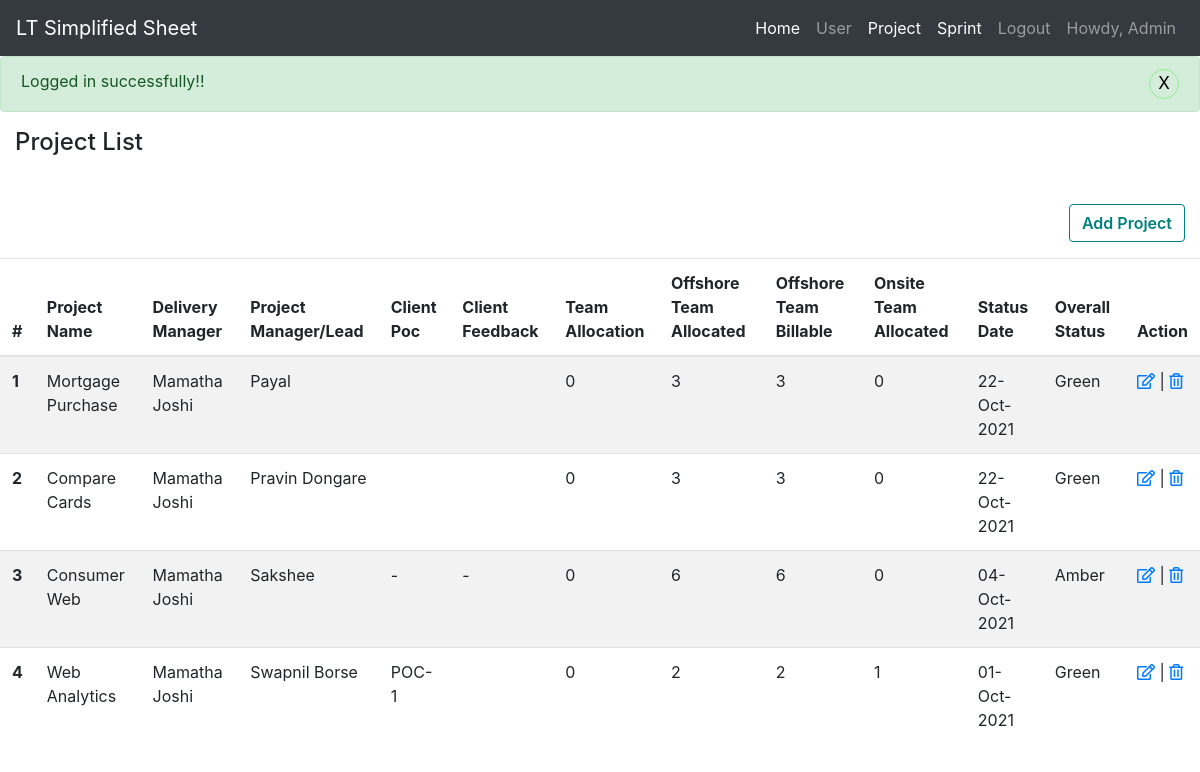
/project.php (signed in), run on an earlier commit of the app's database.
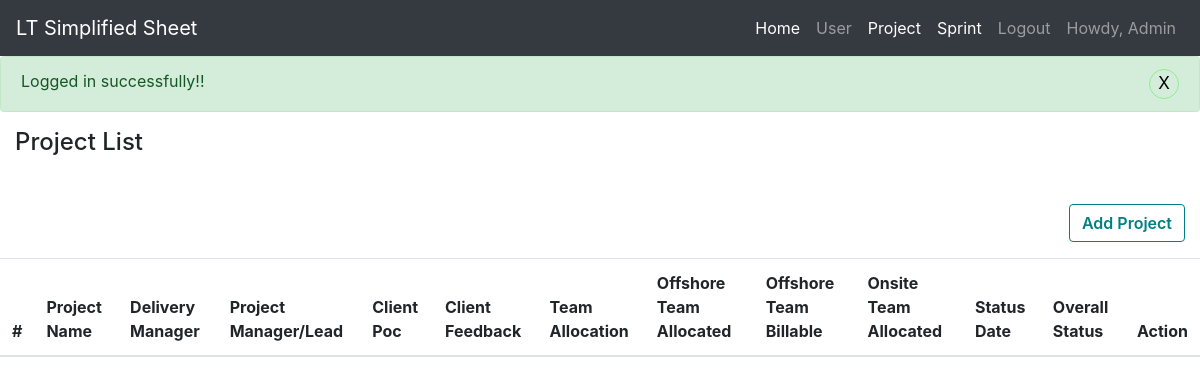
And on a later commit of the database.
### tables this page shows
CREATE TABLE `project` (
  `project_id` int(55) NOT NULL,
  `project_name` varchar(255) NOT NULL,
  `delivery_manager` varchar(255) NOT NULL,
  `project_manager` varchar(255) NOT NULL,
  `client_poc` varchar(255) NOT NULL,
  `client_feedback` text NOT NULL,
  `team_allocation` int(255) NOT NULL,
  `offshore_team_allocated` int(11) NOT NULL,
  `offshore_team_billable` int(11) NOT NULL,
  `onsite_team_allocated` int(11) NOT NULL,
  `onsite_team_billable` int(11) NOT NULL,
  `status_date` datetime NOT NULL DEFAULT current_timestamp(),
  `overall_status` varchar(100) NOT NULL,
  `is_sprint` smallint(6) NOT NULL DEFAULT 0,
  `developers` longtext NOT NULL
);

### includes/function.php (called while the page is built, shortened)
<?php
function tep_db_fetch_array($db_query)
{
  return mysqli_fetch_array($db_query, MYSQLI_ASSOC);
}
function tep_db_query($query, $link = 'db_link')
{
  global $$link;
  $result = mysqli_query($$link, $query) or tep_db_error($query, mysqli_errno($$link), mysqli_error($$link));
  return $result;
}

### project.php (the view, shortened to what this page needs)
<?php
include('includes/header.php');
$p_result = tep_db_query("SELECT `project_id`, `project_name`, `delivery_manager`, `project_manager`, `client_poc`, `client_feedback`, `team_allocation`, `offshore_team_allocated`, `offshore_team_billable`, `onsite_team_allocated`, `onsite_team_billable`, `status_date`, `overall_status` FROM project order by project_id desc");
?>
<div class="container-fluid">
    <div class="row mt-3 mb-3">
        <div class="col">
        <h4>Project List</h4>
        </div>
    </div>
    <div class="row text-right">
        <div class="col-12 text-right">
            <a href="project_edit.php" class="btn" role="button">Add Project</a>
        </div>
    </div>
    <div class="row  mb-3">
        <div class="table-responsive">
            <table class="table table-striped">
                <thead>
                    <tr>
                        <th scope="col">#</th>
                        <th scope="col">Project Name</th>
                        <th scope="col">Delivery Manager</th>
                        <th scope="col">Project Manager/Lead</th>
                        <th scope="col">Client Poc</th>
                        <th scope="col">Client Feedback</th>
                        <th scope="col">Team Allocation</th>
                        <th scope="col">Offshore Team Allocated</th>
                        <th scope="col">Offshore Team Billable</th>
                        <th scope="col">Onsite Team Allocated</th>
                        <th scope="col">Status Date</th>
                        <th scope="col">Overall Status</th>
                        <th scope="col">Action</th>
                    </tr>
                </thead>
                <tbody>
                    <?php
                    $c = 0;
                    while ($row = tep_db_fetch_array($p_result)) {
                    ?>
                        <tr>
                            <th scope="row"><?php echo ++$c; ?> </th>
                            <td><?php echo $row["project_name"]; ?></td>
                            <td><?php echo $row["delivery_manager"]; ?></td>
                            <td><?php echo $row["project_manager"]; ?></td>
                            <td><?php echo $row["client_poc"]; ?></td>
                            <td><?php echo $row["client_feedback"]; ?></td>
                            <td><?php echo $row["team_allocation"]; ?></td>
                            <td><?php echo $row["offshore_team_allocated"]; ?></td>
                            <td><?php echo $row["offshore_team_billable"]; ?></td>
                            <td><?php echo $row["onsite_team_allocated"]; ?></td>
                            <td><?php echo date('d-M-Y', strtotime($row["status_date"])); ?></td>
                            <td><?php echo ucfirst($row["overall_status"]); ?></td>
                            <td><a href="project_edit.php?action=editproject&project_id=<?php echo $row['project_id']; ?>"><i class="far fa-edit"></i></a> |
                                <a onclick='deleteConfirm("<?php echo $row['project_id']; ?>")' href="javascript:void(0)"><i class="far fa-trash-alt"></i></a>
                            </td>
                        </tr>
                    <?php
                    }
                    ?>
                </tbody>
            </table>
        </div>
    </div>
</div>
<?php include_once('includes/footer.php'); ?>

### includes/header.php (shortened to what this page needs)
<!DOCTYPE html>
<html>
<head>
	<link rel="stylesheet" href="https://maxcdn.bootstrapcdn.com/bootstrap/4.0.0/css/bootstrap.min.css">
	<link rel="stylesheet" href="https://cdn.datatables.net/1.11.3/css/dataTables.bootstrap4.min.css">
	<link rel="stylesheet" href="https://use.fontawesome.com/releases/v5.7.1/css/all.css">
	<link rel="stylesheet" href="css/style.css?v=<?=time();?>">
</head>
<body class="loggedin">
	<nav class="navbar navbar-expand-lg navbar-dark bg-dark">
		<a class="navbar-brand" href="home.php">LT Simplified Sheet</a>
		<div class="collapse navbar-collapse" id="navbarNavDropdown">
			<ul class="navbar-nav ml-auto">
				<li class="nav-item active">
					<a class="nav-link" href="home.php">Home</a>
				</li>
				<?php if ($_SESSION['loginuser']['role'] === 'admin') { ?>
					<li class="nav-item">
						<a class="nav-link" href="user_management.php">User</a>
					</li>
				<?php } ?>
				<li class="nav-item active">
					<a class="nav-link" href="project.php">Project</a>
				</li>
				<li class="nav-item active">
					<a class="nav-link" href="sprint_view.php">Sprint</a>
				</li>
				<li class="nav-item">
					<a class="nav-link" href="logout.php">Logout</a>
				</li>
				<li class="nav-item">
					<a class="nav-link" href="profile.php">Howdy, <?= ucfirst($_SESSION['loginuser']['name']); ?></a>
				</li>
			</ul>
		</div>
	</nav>
	<?php if (isset($_SESSION['success']) && !empty($_SESSION['success'])) { ?>
		<div class='alert alert-success'> <?php echo $_SESSION['success']; ?> <button onclick="this.parentNode.style.display = 'none';">X</button></div>
	<?php } ?>

### css/style.css (style rules this page uses)
.btn { transition: all 0.5s ease; color: #008080; font-weight: 600; background-color: #fff; border: 1px solid #008080; margin-top: 1.5em; margin-bottom: 1em; }
.alert { display: flex; justify-content: space-between; }
.alert button { cursor: pointer; border-radius: 6px; width: 30px; background: transparent; border: none; font-size: 20px; }

### includes/header.php (style rules this page uses)
.alert { display: flex; justify-content: space-between; }
.alert>button { background: transparent; border: 1px solid #90ee90; font-size: 17px; border-radius: 100px; }

What changed in the data, as far as the page shows it:
removed project: project_name "Mortgage Purchase", delivery_manager "Mamatha Joshi", project_manager "Payal", team_allocation "0", offshore_team_allocated "3", offshore_team_billable "3", onsite_team_allocated "0", status_date "22-Oct-2021", overall_status "Green"
removed project: project_name "Compare Cards", delivery_manager "Mamatha Joshi", project_manager "Pravin Dongare", team_allocation "0", offshore_team_allocated "3", offshore_team_billable "3", onsite_team_allocated "0", status_date "22-Oct-2021", overall_status "Green"
removed project: project_name "Consumer Web", delivery_manager "Mamatha Joshi", project_manager "Sakshee", client_poc "-", client_feedback "-", team_allocation "0", offshore_team_allocated "6", offshore_team_billable "6", onsite_team_allocated "0", status_date "04-Oct-2021", overall_status "Amber"
removed project: project_name "Web Analytics", delivery_manager "Mamatha Joshi", project_manager "Swapnil Borse", client_poc "POC-1", team_allocation "0", offshore_team_allocated "2", offshore_team_billable "2", onsite_team_allocated "1", status_date "01-Oct-2021", overall_status "Green"
